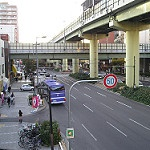
#> input picture Colorization/color/100.jpg, 150 x 150 px, found by its file name; its folder holds only this picture in this run
$ python color_space.py
#> lines starting #> are read from the running program, lines starting #| are printed output that depends on the picture
import pathlib
from PIL import Image, ImageCms
import numpy as np
import os
import cv2
import os
import numpy as np


def color_lab(image):
#> called with image = 'color/100.jpg'
    im = Image.open(image).convert('RGB')
#> im is the input picture: PIL image 150x150 RGB; mean R, G, B 132.4, 132.3, 131.8
    srgb_p = ImageCms.createProfile("sRGB")
    lab_p = ImageCms.createProfile("LAB")

    rgb2lab = ImageCms.buildTransformFromOpenProfiles(srgb_p, lab_p, "RGB", "LAB")
    Lab = ImageCms.applyTransform(im, rgb2lab)
#> Lab: PIL image 150x150 LAB; mean of channels 0, 1, 2 138.2, 86.4, 120.6
    # lab is the image in colourspace

    L, a, b = Lab.split()
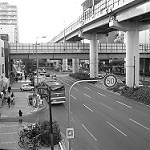
#> L: PIL image 150x150 L; min 0, max 255, mean 138.2
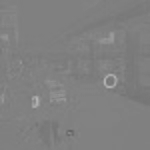
#> a: PIL image 150x150 L; min 101, max 178, mean 128.2
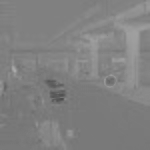
#> b: PIL image 150x150 L; min 78, max 171, mean 128.3

    # L.save('L.png')
    # a.save('a.png')
    # b.save('b.png')

    return L, a, b


def augment_images(path):

    #create directories if they're not already present
    if not os.path.exists('L_landscapes'):
        os.mkdir('L_landscapes')

    if not os.path.exists('L_landscapes/' + 'L'):
        os.mkdir('L_landscapes/' + 'L')
        if len(os.listdir('L_landscapes/L')) > 0:
            print("This directory already contains images.")
            return

    if not os.path.exists('L_landscapes/' + 'a'):
        os.mkdir('L_landscapes/' + 'a')
        if len(os.listdir('L_landscapes/a')) > 0:
            print("This directory already contains images.")
            return

    if not os.path.exists('L_landscapes/' + 'b'):
        os.mkdir('L_landscapes/' + 'b')
        if len(os.listdir('L_landscapes/b')) > 0:
            print("This directory already contains images.")
            return

    #split every image in 3 and save it
    for im in os.listdir(path):
        L, a, b = color_lab(path + '/'+ im)
        L.save('L_landscapes/L/' + im)
        a.save('L_landscapes/a/' + im)
        b.save('L_landscapes/b/' + im)
    return


augment_images("color")


"""
L,a,b = color_lab('../colorwheel.jpg')
L.save('L.png')

images = []
for filename in os.listdir(folder):
    img = cv2.imread(os.path.join(folder,filename))
    if img is not None:
        images.append(img)
        """

$ run again, on Colorization/color/1324.jpg
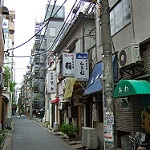
#> input picture Colorization/color/1324.jpg, 150 x 150 px, found by its file name
#> in color_lab, im is the input picture: PIL image 150x150 RGB; mean R, G, B 108.8, 113, 109.1
#> Lab: PIL image 150x150 LAB; mean of channels 0, 1, 2 117.1, 151.1, 77.2
#> in color_lab, `L, a, b = Lab.split()`:
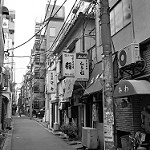
#> L: PIL image 150x150 L; min 0, max 255, mean 117.1
#> in color_lab, `L, a, b = Lab.split()`:
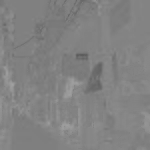
#> b: PIL image 150x150 L; min 92, max 161, mean 129.9

$ run again, on Colorization/color/1346.jpg
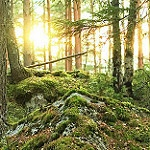
#> input picture Colorization/color/1346.jpg, 150 x 150 px, found by its file name
#> in color_lab, im is the input picture: PIL image 150x150 RGB; mean R, G, B 143.6, 141.4, 89
#> Lab: PIL image 150x150 LAB; mean of channels 0, 1, 2 145.3, 204.3, 28.6
#> in color_lab, `L, a, b = Lab.split()`:
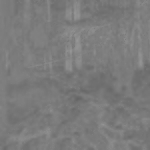
#> a: PIL image 150x150 L; min 101, max 150, mean 123
#> in color_lab, `L, a, b = Lab.split()`:
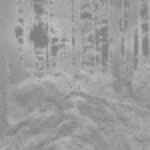
#> b: PIL image 150x150 L; min 125, max 193, mean 156

$ run again, on Colorization/color/1388.jpg
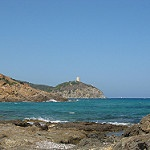
#> input picture Colorization/color/1388.jpg, 150 x 150 px, found by its file name
#> in color_lab, im is the input picture: PIL image 150x150 RGB; mean R, G, B 107.8, 138.7, 160.1
#> Lab: PIL image 150x150 LAB; mean of channels 0, 1, 2 142.8, 190.6, 173.7
#> in color_lab, `L, a, b = Lab.split()`:
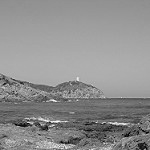
#> L: PIL image 150x150 L; min 0, max 253, mean 142.8
#> in color_lab, `L, a, b = Lab.split()`:
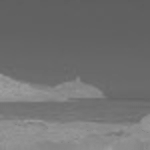
#> b: PIL image 150x150 L; min 93, max 159, mean 113.7

$ run again, on Colorization/color/1022.jpg
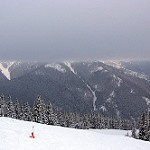
#> input picture Colorization/color/1022.jpg, 150 x 150 px, found by its file name
#> in color_lab, im is the input picture: PIL image 150x150 RGB; mean R, G, B 147.7, 150.4, 163.8
#> Lab: PIL image 150x150 LAB; mean of channels 0, 1, 2 157.1, 8.2, 242.9
#> in color_lab, `L, a, b = Lab.split()`:
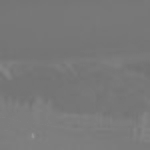
#> b: PIL image 150x150 L; min 114, max 149, mean 120.5
